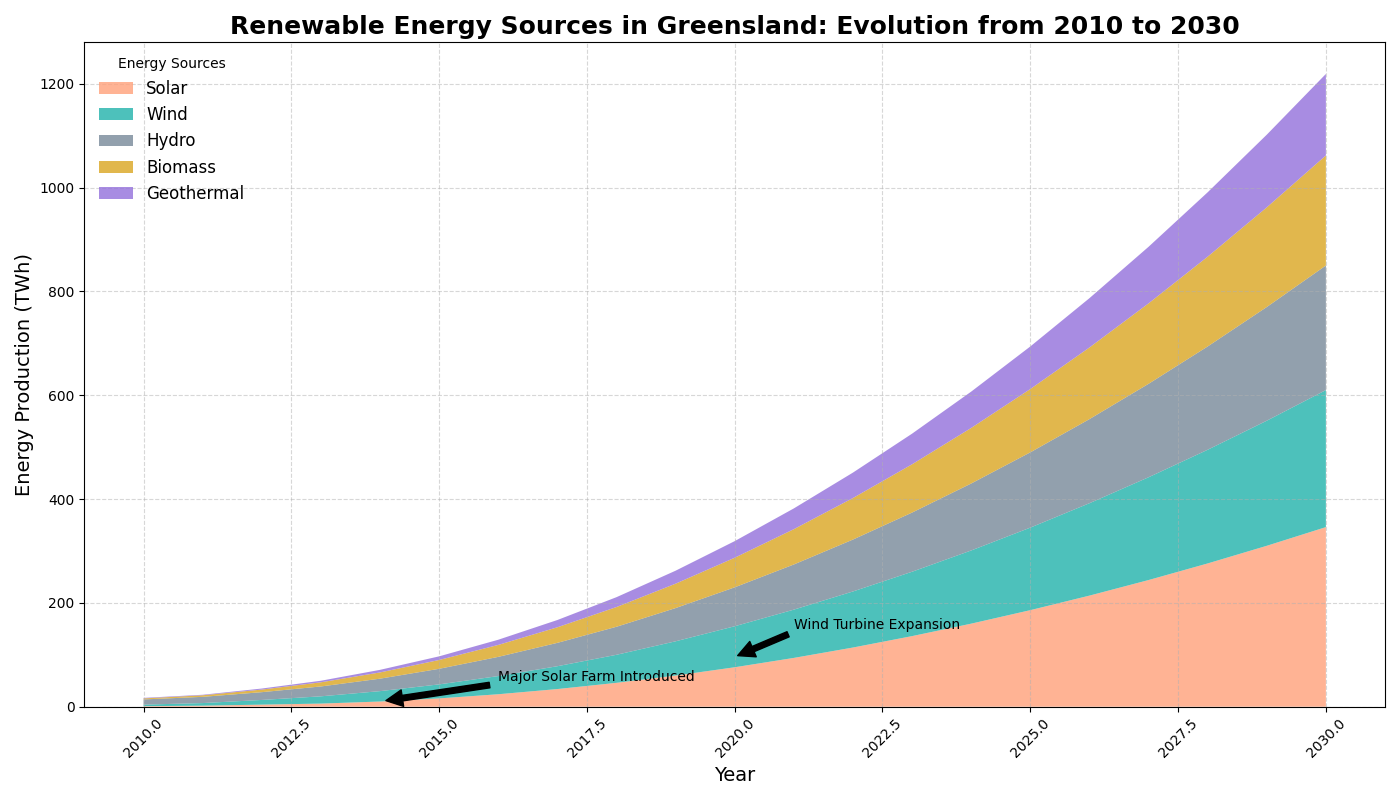

Recreate this plot in Python.
import matplotlib.pyplot as plt
import numpy as np

years = np.arange(2010, 2031)

solar_energy = np.array([1, 2, 4, 6, 10, 16, 24, 34, 46, 60, 76, 94, 114, 136, 160, 186, 214, 244, 276, 310, 346])
wind_energy = np.array([3, 5, 9, 14, 20, 27, 35, 44, 54, 66, 79, 93, 108, 124, 141, 159, 178, 198, 219, 241, 264])
hydro_energy = np.array([10, 12, 15, 19, 24, 30, 37, 45, 54, 64, 75, 87, 100, 114, 129, 145, 162, 180, 199, 219, 240])
bio_energy = np.array([2, 3, 5, 8, 12, 17, 23, 30, 38, 47, 57, 68, 80, 93, 107, 122, 138, 155, 173, 192, 212])
geothermal_energy = np.array([1, 1, 2, 3, 5, 7, 10, 14, 19, 25, 32, 40, 49, 59, 70, 82, 95, 109, 124, 140, 157])

fig, ax = plt.subplots(figsize=(14, 8))

# Changed the colors to a new palette
ax.stackplot(years, solar_energy, wind_energy, hydro_energy, bio_energy, geothermal_energy,
             labels=['Solar', 'Wind', 'Hydro', 'Biomass', 'Geothermal'],
             colors=['#ffa07a', '#20b2aa', '#778899', '#daa520', '#9370db'], alpha=0.8)

ax.set_title("Renewable Energy Sources in Greensland: Evolution from 2010 to 2030", fontsize=18, fontweight='bold')
ax.set_xlabel("Year", fontsize=14)
ax.set_ylabel("Energy Production (TWh)", fontsize=14)

ax.legend(loc='upper left', fontsize=12, frameon=False, title="Energy Sources")
ax.grid(True, linestyle='--', alpha=0.5)

ax.annotate('Major Solar Farm Introduced', xy=(2014, 10), xytext=(2016, 50),
            arrowprops=dict(facecolor='black', shrink=0.05), fontsize=10, color='black')

ax.annotate('Wind Turbine Expansion', xy=(2020, 96), xytext=(2021, 150),
            arrowprops=dict(facecolor='black', shrink=0.05), fontsize=10, color='black')

ax.tick_params(axis='x', rotation=45)
plt.tight_layout()
plt.show()
